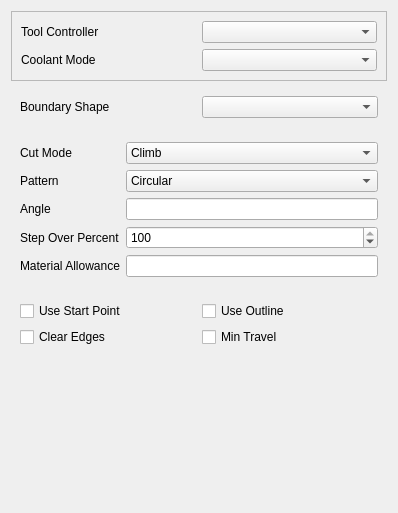
<?xml version="1.0" encoding="UTF-8"?>
<ui version="4.0">
 <class>Form</class>
 <widget class="QWidget" name="Form">
  <property name="geometry">
   <rect>
    <x>0</x>
    <y>0</y>
    <width>398</width>
    <height>513</height>
   </rect>
  </property>
  <property name="windowTitle">
   <string>Form</string>
  </property>
  <layout class="QGridLayout" name="gridLayout_4">
   <item row="0" column="0">
    <widget class="QFrame" name="frame">
     <property name="frameShape">
      <enum>QFrame::StyledPanel</enum>
     </property>
     <property name="frameShadow">
      <enum>QFrame::Raised</enum>
     </property>
     <layout class="QGridLayout" name="gridLayout_3">
      <item row="0" column="0">
       <widget class="QLabel" name="toolController_label">
        <property name="text">
         <string>Tool Controller</string>
        </property>
       </widget>
      </item>
      <item row="0" column="1">
       <widget class="QComboBox" name="toolController">
        <property name="toolTip">
         <string>&lt;html&gt;&lt;head/&gt;&lt;body&gt;&lt;p&gt;The tool and its settings to be used for this operation.&lt;/p&gt;&lt;/body&gt;&lt;/html&gt;</string>
        </property>
       </widget>
      </item>
      <item row="1" column="0">
       <widget class="QLabel" name="coolantController_label">
        <property name="text">
         <string>Coolant Mode</string>
        </property>
       </widget>
      </item>
      <item row="1" column="1">
       <widget class="QComboBox" name="coolantController">
        <property name="toolTip">
         <string>&lt;html&gt;&lt;head/&gt;&lt;body&gt;&lt;p&gt;The tool and its settings to be used for this operation.&lt;/p&gt;&lt;/body&gt;&lt;/html&gt;</string>
        </property>
       </widget>
      </item>
     </layout>
    </widget>
   </item>
   <item row="1" column="0">
    <widget class="QWidget" name="facingWidget" native="true">
     <layout class="QGridLayout" name="gridLayout_2">
      <item row="0" column="1">
       <widget class="QComboBox" name="boundaryShape">
        <property name="toolTip">
         <string>&lt;html&gt;&lt;head/&gt;&lt;body&gt;&lt;p&gt;Specify if the facing should be restricted by the actual shape of the selected face (or the part if no face is selected), or if the bounding box should be faced off.&lt;/p&gt;&lt;p&gt;The latter can be used to face of the entire stock area to ensure uniform heights for the following operations.&lt;/p&gt;&lt;/body&gt;&lt;/html&gt;</string>
        </property>
       </widget>
      </item>
      <item row="0" column="0">
       <widget class="QLabel" name="boundaryShape_label">
        <property name="text">
         <string>Boundary Shape</string>
        </property>
       </widget>
      </item>
     </layout>
    </widget>
   </item>
   <item row="2" column="0">
    <widget class="QWidget" name="widget" native="true">
     <layout class="QFormLayout" name="formLayout">
      <property name="fieldGrowthPolicy">
       <enum>QFormLayout::AllNonFixedFieldsGrow</enum>
      </property>
      <item row="0" column="0">
       <widget class="QLabel" name="cutMode_label">
        <property name="text">
         <string>Cut Mode</string>
        </property>
       </widget>
      </item>
      <item row="0" column="1">
       <widget class="QComboBox" name="cutMode">
        <property name="toolTip">
         <string>&lt;html&gt;&lt;head/&gt;&lt;body&gt;&lt;p&gt;The cutting mode assumes that the cut on one side of the tool bit represents the resulting part and the other side is either already milled away or will be removed later on.&lt;/p&gt;&lt;p&gt;Keeping that in mind climb mode is called when the tool bit is moved into the cut on each rotation, whereas in conventional mode the tool bits rotation and the tools lateral movement are in the same direction.&lt;/p&gt;&lt;/body&gt;&lt;/html&gt;</string>
        </property>
        <item>
         <property name="text">
          <string>Climb</string>
         </property>
        </item>
        <item>
         <property name="text">
          <string>Conventional</string>
         </property>
        </item>
       </widget>
      </item>
      <item row="1" column="0">
       <widget class="QLabel" name="offsetPattern_label">
        <property name="text">
         <string>Pattern</string>
        </property>
       </widget>
      </item>
      <item row="1" column="1">
       <widget class="QComboBox" name="offsetPattern">
        <property name="toolTip">
         <string>&lt;html&gt;&lt;head/&gt;&lt;body&gt;&lt;p&gt;Pattern the tool bit is moved in to clear the material.&lt;/p&gt;&lt;/body&gt;&lt;/html&gt;</string>
        </property>
        <property name="currentText">
         <string notr="true">Circular</string>
        </property>
        <item>
         <property name="text">
          <string>Circular</string>
         </property>
        </item>
        <item>
         <property name="text">
          <string>CircularZigZag</string>
         </property>
        </item>
        <item>
         <property name="text">
          <string>Grid</string>
         </property>
        </item>
        <item>
         <property name="text">
          <string>Line</string>
         </property>
        </item>
        <item>
         <property name="text">
          <string>LineOffset</string>
         </property>
        </item>
        <item>
         <property name="text">
          <string notr="true">Offset</string>
         </property>
        </item>
        <item>
         <property name="text">
          <string>Spiral</string>
         </property>
        </item>
        <item>
         <property name="text">
          <string>Triangle</string>
         </property>
        </item>
        <item>
         <property name="text">
          <string>ZigZag</string>
         </property>
        </item>
        <item>
         <property name="text">
          <string>ZigZagOffset</string>
         </property>
        </item>
       </widget>
      </item>
      <item row="2" column="0">
       <widget class="QLabel" name="zigZagAngle_label">
        <property name="text">
         <string>Angle</string>
        </property>
       </widget>
      </item>
      <item row="2" column="1">
       <widget class="Gui::InputField" name="zigZagAngle">
        <property name="toolTip">
         <string>&lt;html&gt;&lt;head/&gt;&lt;body&gt;&lt;p&gt;Angle in which the pattern is applied.&lt;/p&gt;&lt;/body&gt;&lt;/html&gt;</string>
        </property>
       </widget>
      </item>
      <item row="3" column="0">
       <widget class="QLabel" name="stepOverPercent_label">
        <property name="text">
         <string>Step Over Percent</string>
        </property>
       </widget>
      </item>
      <item row="3" column="1">
       <widget class="QSpinBox" name="stepOverPercent">
        <property name="toolTip">
         <string>&lt;html&gt;&lt;head/&gt;&lt;body&gt;&lt;p&gt;The amount by which the tool is laterally displaced on each cycle of the pattern, specified in percent of the tool diameter.&lt;/p&gt;&lt;p&gt;A step over of 100% results in no overlap between two different cycles.&lt;/p&gt;&lt;/body&gt;&lt;/html&gt;</string>
        </property>
        <property name="minimum">
         <number>1</number>
        </property>
        <property name="maximum">
         <number>100</number>
        </property>
        <property name="singleStep">
         <number>10</number>
        </property>
        <property name="value">
         <number>100</number>
        </property>
       </widget>
      </item>
      <item row="4" column="0">
       <widget class="QLabel" name="extraOffset_label">
        <property name="text">
         <string>Material Allowance</string>
        </property>
       </widget>
      </item>
      <item row="4" column="1">
       <widget class="Gui::InputField" name="extraOffset">
        <property name="toolTip">
         <string>&lt;html&gt;&lt;head/&gt;&lt;body&gt;&lt;p&gt;The amount of material that should be left by this operation in relation to the target shape.&lt;/p&gt;&lt;/body&gt;&lt;/html&gt;</string>
        </property>
       </widget>
      </item>
     </layout>
    </widget>
   </item>
   <item row="3" column="0">
    <widget class="QWidget" name="pocketWidget" native="true">
     <layout class="QGridLayout" name="gridLayout">
      <item row="2" column="1">
       <widget class="QCheckBox" name="minTravel">
        <property name="text">
         <string>Min Travel</string>
        </property>
       </widget>
      </item>
      <item row="1" column="1">
       <widget class="QCheckBox" name="useOutline">
        <property name="toolTip">
         <string>&lt;html&gt;&lt;head/&gt;&lt;body&gt;&lt;p&gt;If selected the operation uses the outline of the selected base geometry and ignores all holes and islands.&lt;/p&gt;&lt;/body&gt;&lt;/html&gt;</string>
        </property>
        <property name="text">
         <string>Use Outline</string>
        </property>
       </widget>
      </item>
      <item row="1" column="0">
       <widget class="QCheckBox" name="useStartPoint">
        <property name="toolTip">
         <string>&lt;html&gt;&lt;head/&gt;&lt;body&gt;&lt;p&gt;Specify if this operation uses a starting point.&lt;/p&gt;&lt;/body&gt;&lt;/html&gt;</string>
        </property>
        <property name="text">
         <string>Use Start Point</string>
        </property>
       </widget>
      </item>
      <item row="2" column="0">
       <widget class="QCheckBox" name="clearEdges">
        <property name="text">
         <string>Clear Edges</string>
        </property>
       </widget>
      </item>
     </layout>
    </widget>
   </item>
   <item row="4" column="0">
    <spacer name="verticalSpacer_2">
     <property name="orientation">
      <enum>Qt::Vertical</enum>
     </property>
     <property name="sizeHint" stdset="0">
      <size>
       <width>20</width>
       <height>40</height>
      </size>
     </property>
    </spacer>
   </item>
  </layout>
 </widget>
 <customwidgets>
  <customwidget>
   <class>Gui::InputField</class>
   <extends>QLineEdit</extends>
   <header>Gui/InputField.h</header>
  </customwidget>
 </customwidgets>
 <resources/>
 <connections/>
</ui>
